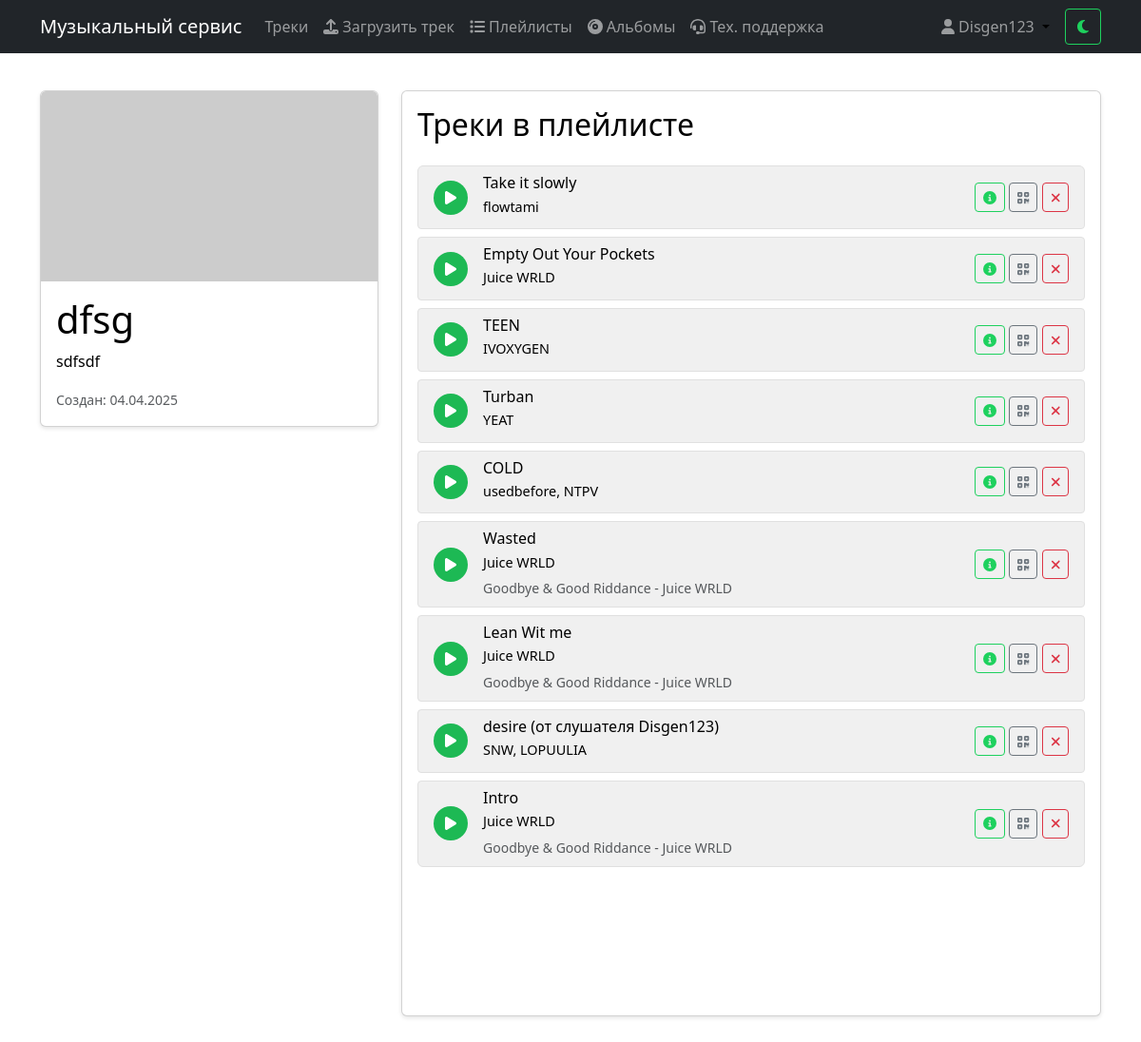
The app's page /playlists/4/ (signed in) with its own data.
### music/models.py (models this page shows, shortened)
class Playlist(models.Model):
    name = models.CharField(max_length=100, verbose_name='Название')
    description = models.TextField(blank=True, null=True, verbose_name='Описание')
    cover = models.ImageField(upload_to='playlist_covers/', blank=True, null=True, verbose_name='Обложка')
    user = models.ForeignKey(User, on_delete=models.CASCADE, verbose_name='Пользователь')
    tracks = models.ManyToManyField('Track', through='PlaylistTrack', verbose_name='Треки')
    created_at = models.DateTimeField(auto_now_add=True, verbose_name='Дата создания')
    updated_at = models.DateTimeField(auto_now=True, verbose_name='Дата обновления')
    class Meta:
        verbose_name = 'Плейлист'
        verbose_name_plural = 'Плейлисты'
        ordering = ['-created_at']

class PlaylistTrack(models.Model):
    playlist = models.ForeignKey(Playlist, on_delete=models.CASCADE, verbose_name='Плейлист')
    track = models.ForeignKey(Track, on_delete=models.CASCADE, verbose_name='Трек')
    position = models.PositiveIntegerField(default=0)
    added_at = models.DateTimeField(auto_now_add=True, verbose_name='Дата добавления')
    class Meta:
        verbose_name = 'Трек в плейлисте'
        verbose_name_plural = 'Треки в плейлистах'
        ordering = ['position']
        unique_together = ['playlist', 'track']

class Track(models.Model):
    title = models.CharField(max_length=200, verbose_name='Название')
    artist = models.CharField(max_length=200, verbose_name='Исполнитель')
    album = models.ForeignKey(Album, on_delete=models.CASCADE, related_name='tracks', null=True, blank=True, verbose_name='Альбом')
    track_number = models.PositiveIntegerField(null=True, blank=True, verbose_name='Номер трека')
    audio_file = models.FileField(upload_to='tracks/', validators=[validate_audio_file], null=True, blank=True, verbose_name='Аудио файл')
    cover = models.ImageField(upload_to='covers/', null=True, blank=True, verbose_name='Обложка')
    duration = models.DurationField(null=True, blank=True, verbose_name='Длительность')
    play_count = models.PositiveIntegerField(default=0, verbose_name='Количество прослушиваний')
    user = models.ForeignKey(User, on_delete=models.CASCADE, null=True, blank=True, verbose_name='Пользователь')
    created_at = models.DateTimeField(auto_now_add=True, verbose_name='Дата создания')
    is_approved = models.BooleanField(default=False, verbose_name='Одобрен')
    moderation_comment = models.TextField(null=True, blank=True, verbose_name='Комментарий модератора')
    is_explicit = models.BooleanField(default=False, verbose_name='Есть цензура')
    class Meta:
        verbose_name = 'Трек'
        verbose_name_plural = 'Треки'
        ordering = ['album', 'track_number', '-created_at']

class Album(models.Model):
    title = models.CharField(max_length=200, verbose_name='Название')
    artist = models.CharField(max_length=200, verbose_name='Исполнитель')
    cover = models.ImageField(upload_to='album_covers/', null=True, blank=True, verbose_name='Обложка')
    release_date = models.DateField(verbose_name='Дата выпуска')
    description = models.TextField(blank=True, verbose_name='Описание')
    user = models.ForeignKey(User, on_delete=models.CASCADE, verbose_name='Пользователь')
    created_at = models.DateTimeField(auto_now_add=True, verbose_name='Дата создания')
    class Meta:
        verbose_name = 'Альбом'
        verbose_name_plural = 'Альбомы'
        ordering = ['-created_at']
    def __str__(self):
        return f'{self.title} - {self.artist}'

### music/views.py (the view)
# urls.py: path('playlists/<int:pk>/', views.playlist_detail, name='playlist_detail'),
@login_required
def playlist_detail(request, pk):
    playlist = get_object_or_404(Playlist, pk=pk, user=request.user)
    return render(request, 'music/playlist_detail.html', {'playlist': playlist})

### music/context_processors.py (called while the page is built)
def pending_tracks_count(request):
    if request.user.is_authenticated and request.user.is_superuser:
        return {'pending_tracks_count': Track.objects.filter(is_approved=False).count()}
    return {'pending_tracks_count': 0}

def support_tickets_count(request):
    if request.user.is_authenticated and request.user.is_superuser:
        unread_count = SupportMessage.objects.filter(
            ticket__status__in=['open', 'in_progress'],
            is_read=False
        ).exclude(user=request.user).count()
    else:
        unread_count = 0
    return {'unread_tickets_count': unread_count}

### templates/music/playlist_detail.html (shortened to what this page needs)
{% extends 'base.html' %}
{% load crispy_forms_tags %}
{% load static %}
{% load music_filters %}
{% block content %}
<div class="row">
    <div class="col-md-4">
        <div class="card">
            {% if playlist.cover %}
            <img src="{{ playlist.cover.url }}" class="card-img-top" alt="{{ playlist.name }}">
            {% else %}
            <img src="https://via.placeholder.com/400" class="card-img-top" alt="Нет обложки">
            {% endif %}
            <div class="card-body">
                <h1 class="card-title">{{ playlist.name }}</h1>
                {% if playlist.description %}
                <p class="card-text">{{ playlist.description }}</p>
                {% endif %}
                <p class="card-text">
                    <small class="text-muted">
                        Создан: {{ playlist.created_at|date:"d.m.Y" }}
                    </small>
                </p>
            </div>
        </div>
    </div>
    <div class="col-md-8">
        <div class="card">
            <div class="card-body">
                <h2 class="card-title mb-4">Треки в плейлисте</h2>
                {% if playlist.playlisttrack_set.all %}
                <div class="list-group tracks-container">
                    {% for playlist_track in playlist.playlisttrack_set.all %}
                    <div class="list-group-item track-item"
                         data-track-id="{{ playlist_track.track.pk }}"
                         data-audio-url="{{ playlist_track.track.audio_file.url }}"
                         data-title="{{ playlist_track.track.title }}"
                         data-artist="{{ playlist_track.track.artist }}"
                         data-cover="{% if playlist_track.track.cover %}{{ playlist_track.track.cover.url }}{% else %}https://via.placeholder.com/50{% endif %}">
                        <div class="d-flex justify-content-between align-items-center">
                            <div class="d-flex align-items-center">
                                <div class="play-button me-3" onclick="playTrack('{{ playlist_track.track.audio_file.url }}', '{{ playlist_track.track.title }}', '{{ playlist_track.track.artist }}', '{% if playlist_track.track.cover %}{{ playlist_track.track.cover.url }}{% else %}https://via.placeholder.com/50{% endif %}', {{ playlist_track.track.pk }})">
                                    <i class="fas fa-play"></i>
                                </div>
                                <div>
                                    <h5 class="mb-1">{{ playlist_track.track.title }}</h5>
                                    <p class="mb-1">{{ playlist_track.track.artist }}</p>
                                    {% if playlist_track.track.album %}
                                    <small class="text-muted">{{ playlist_track.track.album }}</small>
                                    {% endif %}
                                </div>
                            </div>
                            <div>
                                <a href="{% url 'music:track_detail' playlist_track.track.pk %}" class="btn btn-sm btn-outline-primary">
                                    <i class="fas fa-info-circle"></i>
                                </a>
                                <a href="{% url 'music:generate_qr' playlist_track.track.pk %}" class="btn btn-sm btn-outline-secondary">
                                    <i class="fas fa-qrcode"></i>
                                </a>
                                {% if user == playlist.user %}
                                <button class="btn btn-sm btn-outline-danger" onclick="removeFromPlaylist({{ playlist_track.track.pk }}, {{ playlist.pk }})">
                                    <i class="fas fa-times"></i>
                                </button>
                                {% endif %}
                            </div>
                        </div>
                    </div>
                    {% endfor %}
                </div>
                {% else %}
                <div class="alert alert-info">
                    В плейлисте пока нет треков. Добавьте свой первый трек!
                </div>
                {% endif %}
            </div>
        </div>
    </div>
</div>
{% endblock %}

### templates/base.html (shortened to what this page needs)
{% load static %}
<!DOCTYPE html>
<html lang="ru">
<head>
    <link href="https://cdn.jsdelivr.net/npm/bootstrap@5.1.3/dist/css/bootstrap.min.css" rel="stylesheet">
    <link href="{% static 'css/style.css' %}" rel="stylesheet">
    <link href="https://cdnjs.cloudflare.com/ajax/libs/font-awesome/5.15.4/css/all.min.css" rel="stylesheet">
    <link href="{% static 'css/bootstrap.min.css' %}" rel="stylesheet">
    <link href="{% static 'css/fontawesome.min.css' %}" rel="stylesheet">
    <link href="{% static 'css/player.css' %}" rel="stylesheet">
</head>
<body>
    <nav class="navbar navbar-expand-lg navbar-dark bg-dark">
        <div class="container">
            <a class="navbar-brand" href="{% url 'music:home' %}">Музыкальный сервис</a>
            <div class="collapse navbar-collapse" id="navbarNav">
                <ul class="navbar-nav me-auto">
                    <li class="nav-item">
                        <a class="nav-link" href="{% url 'music:track_list' %}">Треки</a>
                    </li>
                    {% if user.is_authenticated %}
                        <li class="nav-item">
                            <a class="nav-link" href="{% url 'music:track_upload' %}">
                                <i class="fas fa-upload"></i> Загрузить трек
                            </a>
                        </li>
                        <li class="nav-item">
                            <a class="nav-link {% if request.resolver_match.url_name == 'playlist_list' %}active{% endif %}" href="{% url 'music:playlist_list' %}">
                                <i class="fas fa-list"></i> Плейлисты
                            </a>
                        </li>
                        <li class="nav-item">
                            <a class="nav-link {% if request.resolver_match.url_name == 'album_list' %}active{% endif %}" href="{% url 'music:album_list' %}">
                                <i class="fas fa-compact-disc"></i> Альбомы
                            </a>
                        </li>
                        <li class="nav-item">
                            <a class="nav-link {% if request.resolver_match.url_name == 'support_ticket_list' %}active{% endif %}" href="{% url 'music:support_ticket_list' %}">
                                <i class="fas fa-headset"></i> Тех. поддержка
                            </a>
                        </li>
                    {% endif %}
                </ul>
                <ul class="navbar-nav">
                    {% if user.is_authenticated %}
                        <li class="nav-item dropdown">
                            <a class="nav-link dropdown-toggle" href="#" id="userDropdown" role="button" data-bs-toggle="dropdown" aria-expanded="false">
                                {% if user.profile.role == 'artist' %}
                                    <i class="fas fa-music"></i>
                                {% elif user.is_superuser %}
                                    <i class="fas fa-crown"></i>
                                {% else %}
                                    <i class="fas fa-user"></i>
                                {% endif %}
                                {{ user.username }}
                            </a>
                        </li>
                    {% endif %}
                </ul>
            </div>
            <button id="theme-toggle" class="btn btn-outline-custom ms-2">
                <i class="fas fa-moon" id="theme-icon"></i>
            </button>
        </div>
    </nav>
    <div class="container mt-4 main-container">
        {% block content %}{% endblock %}
    </div>
</body>
</html>

### static/css/style.css (style rules this page uses)
.main-container { min-height: 70vh; padding: 15px; width: 100%; max-width: 100%; overflow-x: hidden; margin-bottom: 60px; }
.card { margin-bottom: 20px; border-radius: 8px; overflow: hidden; box-shadow: 0 2px 4px rgba(0, 0, 0, 0.1); background-color: #fff; }
.card-body { padding: 15px; }
.card-img-top { width: 100%; object-fit: cover; max-height: 200px; }

### templates/base.html (style rules this page uses)
:root { --bg-color: #ffffff; --text-color: #000000; --track-bg: #f0f0f0; --track-hover: #e8e8e8; --player-bg: #A9A9A9; --border-color: #e0e0e0; }
body { background-color: var(--bg-color); color: var(--text-color); min-height: 100vh; }
.btn-outline-custom { color: #1ed15e !important; border-color: #1ed15e !important; background-color: transparent !important; }
.btn-outline-primary:not(.admin *) { color: #1ed15e !important; border-color: #1ed15e !important; background-color: transparent !important; }
.track-title, .track-artist, .track-info h5, .track-info p, .track-info a, #playerTitle, #playerArtist, .track-item h5, .track-item p, .album-tracks h5, .album-tracks p, .playlist-tracks h5, .playlist-tracks p, .track-list h5, .track-list p, h5.track-name, p.track-artist, .track-name, .artist-name, .album-title, .album-artist, .card-title, .card-text, .album-info h5, .album-info p, .album-tracks .track-title, .album-tracks .track-artist, .playlist-info h5, .playlist-info p, .playlist-item h5, .playlist-item p, .playlist-track-title, .playlist-track-artist, .album-track-title, .album-track-artist, .track-details h5, .track-details p, .track-row h5, .track-row p, .track-list-item h5, .track-list-item p, .track-container h5, .track-container p, div[class*="track"] h5, div[class*="track"] p, div[class*="playlist"] h5, div[class*="playlist"] p, div[class*="album"] h5, div[class*="album"] p { color: var(--text-color) !important; }
.track-item h5, .playlist-tracks h5, .track-list h5, .album-tracks h5, h5.track-name, .track-title, .playlist-item .track-title, .album-item .track-title, .track-container .track-title, div[class*="track"] h5.track-title, div[class*="playlist"] h5.track-title, div[class*="album"] h5.track-title { color: #000000 !important; font-size: 1rem !important; margin-bottom: 4px !important; }
.track-item { background-color: var(--track-bg) !important; border: 1px solid var(--border-color) !important; }
.dropdown-toggle::after, .btn-more::after, .track-menu-button, .track-menu-button i, .btn[data-bs-toggle="dropdown"], .btn[data-bs-toggle="dropdown"] i { color: #000000 !important; }
#theme-toggle { padding: 0.375rem 0.75rem; border-radius: 0.25rem; }

### templates/music/playlist_detail.html (style rules this page uses)
.list-group { margin-bottom: 140px; }
.list-group-item:last-child { margin-bottom: 0; }
.play-button { width: 36px; height: 36px; min-width: 36px; border-radius: 50%; background-color: #1db954; color: white; display: flex; align-items: center; justify-content: center; cursor: pointer; transition: transform 0.2s, background-color 0.2s; }
.tracks-container { margin-bottom: 140px; }
.track-item { background-color: #282828; border-radius: 4px; margin-bottom: 8px; transition: all 0.2s ease; border: none; }
.track-item h5 { color: #fff !important; font-size: 1rem; margin-bottom: 4px !important; }
.track-item p { color: #b3b3b3 !important; font-size: 0.9rem; margin-bottom: 4px !important; }

### records on screen
Playlist: name "dfsg", description "sdfsdf", created_at "04.04.2025"
PlaylistTrack: track "Take it slowly", track.artist "flowtami"
PlaylistTrack: track "Empty Out Your Pockets", track.artist "Juice WRLD"
PlaylistTrack: track "TEEN", track.artist "IVOXYGEN"
PlaylistTrack: track "Turban", track.artist "YEAT"
PlaylistTrack: track "COLD", track.artist "usedbefore, NTPV"
PlaylistTrack: track "Wasted", track.artist "Juice WRLD", track.album "Goodbye & Good Riddance - Juice WRLD"
PlaylistTrack: track "Lean Wit me", track.artist "Juice WRLD", track.album "Goodbye & Good Riddance - Juice WRLD"
PlaylistTrack: track "desire (от слушателя Disgen123)", track.artist "SNW, LOPUULIA"
PlaylistTrack: track "Intro", track.artist "Juice WRLD", track.album "Goodbye & Good Riddance - Juice WRLD"

### other values on screen
{{ user.username }} "Disgen123"
